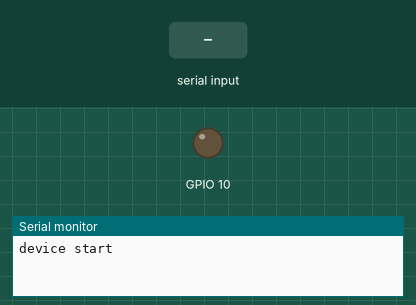
This sketch was run on a simulated ESP32-S3. On the bench: output pins drawn as LEDs (lit = HIGH), the last lines printed to the serial monitor. Inputs (shaded band) come from the test bench. Nothing arrives over Bluetooth unless stated.

Above: at 1.2 s.
1.3 s: "T" received over the second serial link
At 2.5 s:
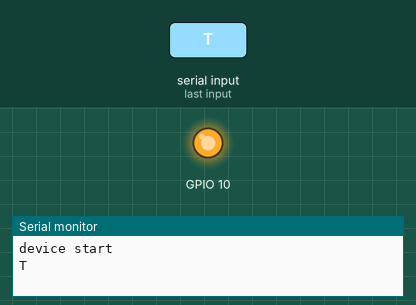
2.8 s: "L" received over the second serial link
At 4.1 s:
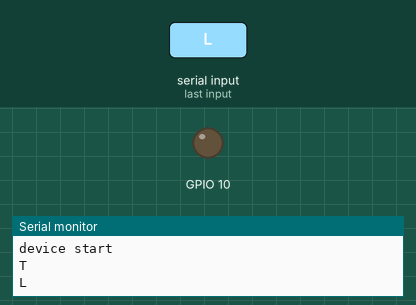
Timing chart, 0 to 5.8 s (numbered marks = the images above; inputs shaded):
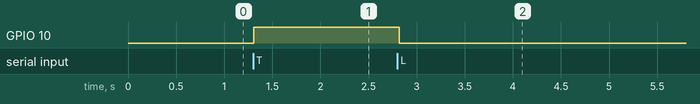

Measured:
- after the input at 1.3 s, GPIO 10: LOW → HIGH at once
- after the input at 2.8 s, GPIO 10: HIGH → LOW at once

The sketch:

sketch_nov14a.ino
```cpp
#include "BluetoothSerial.h"

//#if !defined(CONFIG_BT_ENABLED) || !defined(CONFIG_BLUEDROID_ENABLED)
//#error Bluetooth is not enabled! Please run `make menuconfig` to and enable it
//#endif

BluetoothSerial SerialBT;

void setup() {
  Serial.begin(115200);
  SerialBT.begin("ESP32test");
  Serial.println("device start");
  pinMode(10, OUTPUT);
}

char databox;
void loop() {

  if (SerialBT.available()) {
    databox = SerialBT.read();
    Serial.println(databox);

    if (databox == 'L') {
      digitalWrite(10, LOW);
    }
    if (databox == 'T') {
      digitalWrite(10, HIGH);
    }
  }
  delay(20);
}
```
